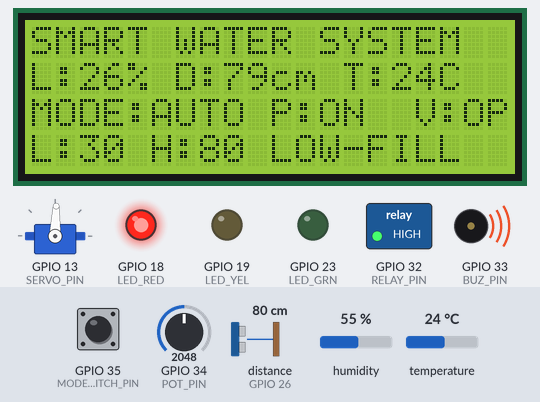
The sketch below on a simulated ESP32. On the bench: 20×4 character LCD, servo, switched loads named in the sketch (green lamp = pin HIGH), output pins drawn as LEDs (lit = HIGH), buzzer (waves = sounding). Wiring (from diagram.json): ultrasonic range finder: trigger GPIO 27; echo GPIO 26. Inputs (shaded band) come from the test bench; at power-on: distance to the obstacle (sensor on GPIO 26) 80 cm, GPIO 34 (POT_PIN) = 2048, GPIO 35 (MODE_SWITCH_PIN) LOW, humidity 55 %, temperature 24 °C. The echo pulse lasts 58.3 µs per cm; servo pulses on a pin are drawn as a servo (544–2400 µs = 0–180°); pins used as bus, display or sensor lines are not drawn.

Above: at 3.3 s.
3.4 s: distance to the obstacle (sensor on GPIO 26) set to 70 cm
At 5.3 s:
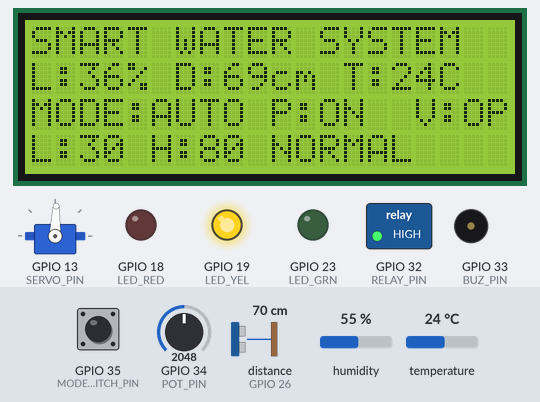
5.6 s: distance to the obstacle (sensor on GPIO 26) set to 30 cm
At 6.9 s:
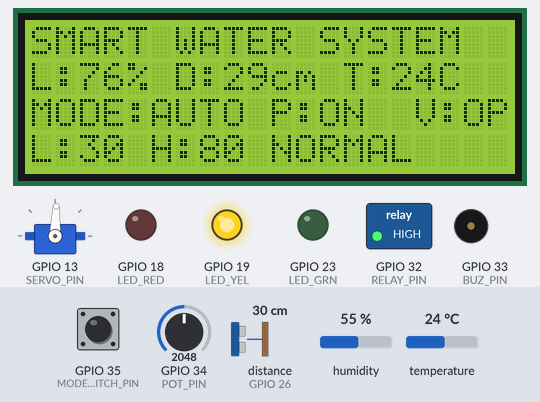
7.5 s: distance to the obstacle (sensor on GPIO 26) set to 23 cm
At 8.69 s:
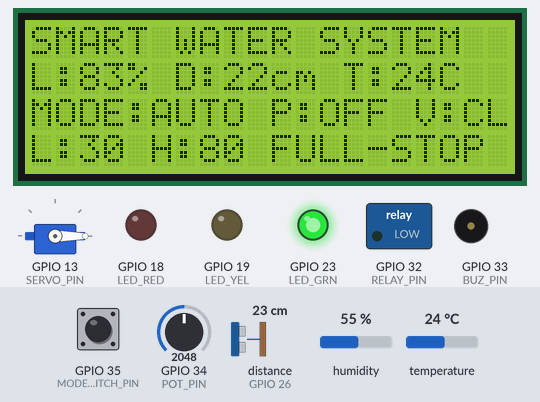
9.5 s: GPIO 34 (POT_PIN) set to 1415
At 10.46 s:
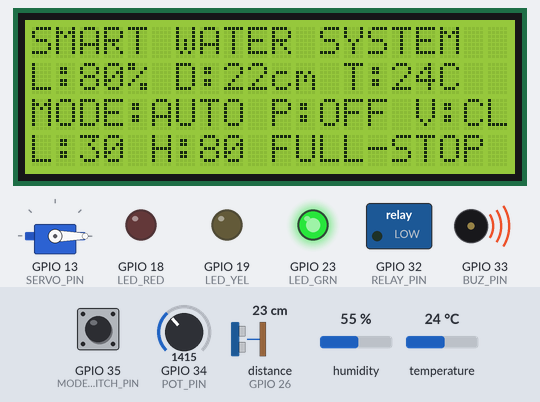
11.3 s: GPIO 34 (POT_PIN) set to 1291
At 12.2 s:
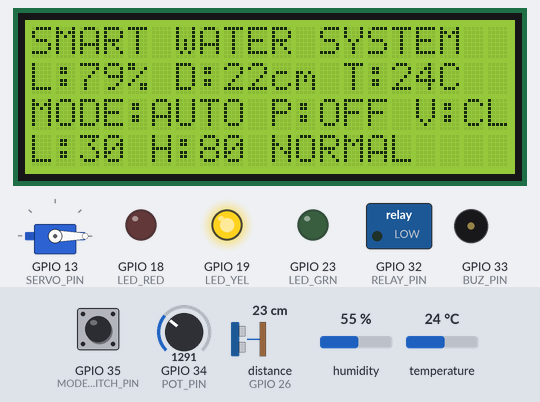
13.2 s: GPIO 35 (MODE_SWITCH_PIN) pulled HIGH for 1 s
At 14.2 s:
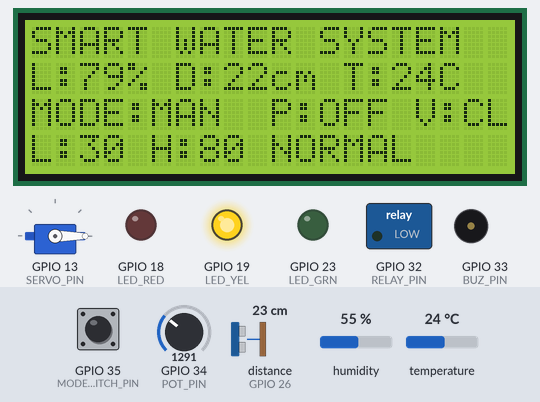
Timing chart, 0 to 16.2 s (numbered marks = the images above; inputs shaded):
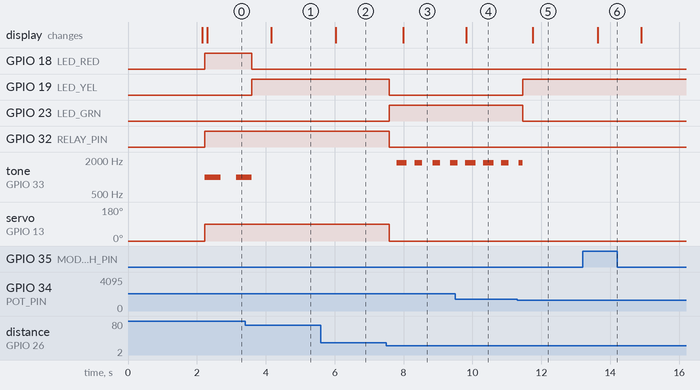

Measured:
- the behaviour switches between 76 and 75 cm on distance to the obstacle (sensor on GPIO 26) (found by bisection; images 0 and 1)
- the behaviour switches between 27 and 26 cm on distance to the obstacle (sensor on GPIO 26) (found by bisection; images 2 and 3)
- the behaviour switches between 1365 and 1364 on GPIO 34 (POT_PIN) (found by bisection; images 4 and 5)
- after the input at 3.4 s, GPIO 18 (LED_RED): HIGH → LOW after 0.19 s; GPIO 19 (LED_YEL): LOW → HIGH after 0.19 s; tone on GPIO 33 (BUZ_PIN): goes on until 3.6 s, then stays silent; the display: changes after 0.76 s (image 1)
- after the input at 5.6 s, the display: changes after 0.43 s (image 2)
- after the input at 7.5 s, GPIO 19 (LED_YEL), GPIO 32 (RELAY_PIN): HIGH → LOW after 0.08 s; GPIO 23 (LED_GRN): LOW → HIGH after 0.08 s; tone on GPIO 33 (BUZ_PIN): alternates 1800 Hz for 0.22 s and silent for 0.30 s, starting after 0.30 s; servo on GPIO 13 (SERVO_PIN): 88° → 0° after 0.08 s; the display: changes after 0.49 s (image 3)
- after the input at 9.5 s, the display: changes after 0.32 s (image 4)
- after the input at 11.3 s, GPIO 19 (LED_YEL): LOW → HIGH after 0.16 s; GPIO 23 (LED_GRN): HIGH → LOW after 0.16 s; the display: changes after 0.46 s (image 5)
- after the input at 13.2 s, the display: changes after 0.44 s (image 6)

The sketch:

sketch.ino
```cpp
#include <Wire.h>
#include <LiquidCrystal_I2C.h>
#include <DHTesp.h>
#include <Keypad.h>

// ======================================================
// SMART WATER LEVEL INDICATOR USING MICROCONTROLLER
// ESP32 + LCD + ULTRASONIC + PUMP + VALVE + ALARM
// ======================================================

// ---------------- LCD I2C ----------------
// LCD wiring:
// LCD SDA -> ESP32 D21
// LCD SCL -> ESP32 D22
#define SDA_PIN 21
#define SCL_PIN 22

LiquidCrystal_I2C lcd(0x27, 20, 4);

// ---------------- Ultrasonic Sensor ----------------
#define TRIG_PIN 27
#define ECHO_PIN 26

// ---------------- Status LEDs ----------------
// D21 and D22 are reserved for LCD I2C
#define LED_RED 18
#define LED_YEL 19
#define LED_GRN 23

// ---------------- Output Devices ----------------
#define BUZ_PIN 33
#define RELAY_PIN 32
#define SERVO_PIN 13

// ---------------- Sensors and Inputs ----------------
#define DHT_PIN 15
#define POT_PIN 34
#define MODE_SWITCH_PIN 35

// ---------------- DHT Object ----------------
DHTesp dht;

// ---------------- Keypad ----------------
const byte ROWS = 4;
const byte COLS = 4;

char keys[ROWS][COLS] = {
  {'1', '2', '3', 'A'},
  {'4', '5', '6', 'B'},
  {'7', '8', '9', 'C'},
  {'*', '0', '#', 'D'}
};

byte rowPins[ROWS] = {14, 12, 4, 16};
byte colPins[COLS] = {17, 5, 2, 25};

Keypad keypad = Keypad(makeKeymap(keys), rowPins, colPins, ROWS, COLS);

// ---------------- System Variables ----------------
int lowThreshold = 30;
int highThreshold = 80;

bool pumpState = false;
bool valveOpen = false;
bool manualMode = false;

String inputBuffer = "";

float temperature = 0.0;
float humidity = 0.0;

unsigned long lastDHTRead = 0;
unsigned long lastLCDUpdate = 0;
unsigned long lastBuzzerToggle = 0;

bool buzzerState = false;

// Full tank alarm rings only for a short time
bool fullAlarmPlayed = false;
unsigned long fullAlarmStart = 0;
const unsigned long FULL_ALARM_DURATION = 5000;

// Ultrasonic smoothing
const int SAMPLE_COUNT = 5;

// ---------------- Servo PWM Settings ----------------
// ESP32 Arduino Core 3.x syntax
#define SERVO_FREQ 50
#define SERVO_RESOLUTION 16

// ======================================================
// SETUP
// ======================================================
void setup() {
  Serial.begin(115200);

  // LCD I2C initialisation
  Wire.begin(SDA_PIN, SCL_PIN);

  lcd.init();
  lcd.backlight();
  lcd.clear();

  pinMode(TRIG_PIN, OUTPUT);
  pinMode(ECHO_PIN, INPUT);

  pinMode(LED_RED, OUTPUT);
  pinMode(LED_YEL, OUTPUT);
  pinMode(LED_GRN, OUTPUT);

  pinMode(BUZ_PIN, OUTPUT);
  pinMode(RELAY_PIN, OUTPUT);

  pinMode(MODE_SWITCH_PIN, INPUT);

  dht.setup(DHT_PIN, DHTesp::DHT22);

  // New ESP32 Arduino Core 3.x PWM syntax
  // This replaces ledcSetup() and ledcAttachPin()
  ledcAttach(SERVO_PIN, SERVO_FREQ, SERVO_RESOLUTION);

  setPump(false);
  closeValve();

  startupScreen();
}

// ======================================================
// MAIN LOOP
// ======================================================
void loop() {
  int tankDepthCM = readTankDepthFromPot();

  float distanceCM = readAverageDistanceCM();
  int level = calculateWaterLevel(distanceCM, tankDepthCM);

  manualMode = digitalRead(MODE_SWITCH_PIN);

  updateKeypad();
  readDHTSensor();

  updatePumpAndValve(level);
  updateIndicators(level);

  if (millis() - lastLCDUpdate >= 500) {
    updateLCD(level, distanceCM, tankDepthCM);
    lastLCDUpdate = millis();
  }

  delay(50);
}

// ======================================================
// TANK DEPTH CALIBRATION
// ======================================================
int readTankDepthFromPot() {
  int potValue = analogRead(POT_PIN);

  // Simulated tank depth range: 60 cm to 150 cm
  int tankDepthCM = map(potValue, 0, 4095, 60, 150);

  return tankDepthCM;
}

// ======================================================
// ULTRASONIC DISTANCE READING
// ======================================================
float readSingleDistanceCM() {
  digitalWrite(TRIG_PIN, LOW);
  delayMicroseconds(2);

  digitalWrite(TRIG_PIN, HIGH);
  delayMicroseconds(10);

  digitalWrite(TRIG_PIN, LOW);

  long duration = pulseIn(ECHO_PIN, HIGH, 30000);

  if (duration == 0) {
    return 999.0;
  }

  float distance = duration * 0.0343 / 2.0;
  return distance;
}

float readAverageDistanceCM() {
  float total = 0;
  int valid = 0;

  for (int i = 0; i < SAMPLE_COUNT; i++) {
    float d = readSingleDistanceCM();

    if (d > 0 && d < 400) {
      total += d;
      valid++;
    }

    delay(10);
  }

  if (valid == 0) {
    return 999.0;
  }

  return total / valid;
}

// ======================================================
// WATER LEVEL CALCULATION
// ======================================================
int calculateWaterLevel(float distanceCM, int tankDepthCM) {
  // When water is close to the sensor, tank is full.
  // 5 cm is treated as the full tank distance.
  const int fullDistanceCM = 5;

  int level = map((int)distanceCM, tankDepthCM, fullDistanceCM, 0, 100);
  level = constrain(level, 0, 100);

  return level;
}

// ======================================================
// DHT22 SENSOR
// ======================================================
void readDHTSensor() {
  if (millis() - lastDHTRead >= 2000) {
    TempAndHumidity data = dht.getTempAndHumidity();

    if (!isnan(data.temperature) && !isnan(data.humidity)) {
      temperature = data.temperature;
      humidity = data.humidity;
    }

    lastDHTRead = millis();
  }
}

// ======================================================
// KEYPAD FUNCTIONS
// A = Set LOW threshold
// B = Set HIGH threshold
// C = Toggle pump in manual mode
// D = Reset thresholds
// * = Clear typed number
// # = Print typed number to Serial Monitor
// ======================================================
void updateKeypad() {
  char key = keypad.getKey();

  if (!key) return;

  if (key >= '0' && key <= '9') {
    if (inputBuffer.length() < 3) {
      inputBuffer += key;
    }
  }

  else if (key == '*') {
    inputBuffer = "";
    Serial.println("Input cleared");
  }

  else if (key == '#') {
    Serial.print("Typed value: ");
    Serial.println(inputBuffer);
  }

  else if (key == 'A') {
    int value = inputBuffer.toInt();

    if (value >= 5 && value <= 70) {
      lowThreshold = value;
      Serial.print("LOW threshold set to ");
      Serial.println(lowThreshold);
    } else {
      Serial.println("Invalid LOW threshold. Use 5 to 70.");
    }

    inputBuffer = "";
  }

  else if (key == 'B') {
    int value = inputBuffer.toInt();

    if (value >= 40 && value <= 95 && value > lowThreshold) {
      highThreshold = value;
      Serial.print("HIGH threshold set to ");
      Serial.println(highThreshold);
    } else {
      Serial.println("Invalid HIGH threshold. Use 40 to 95 and greater than LOW.");
    }

    inputBuffer = "";
  }

  else if (key == 'C') {
    if (manualMode) {
      pumpState = !pumpState;

      Serial.print("Manual pump changed to ");
      Serial.println(pumpState ? "ON" : "OFF");
    } else {
      Serial.println("Switch to MANUAL mode first");
    }
  }

  else if (key == 'D') {
    lowThreshold = 30;
    highThreshold = 80;
    inputBuffer = "";

    Serial.println("Thresholds reset to LOW=30%, HIGH=80%");
  }
}

// ======================================================
// PUMP AND VALVE CONTROL
// ======================================================
void updatePumpAndValve(int level) {
  if (manualMode) {
    // In manual mode, keypad C controls pump state
    setPump(pumpState);

    if (pumpState) {
      openValve();
    } else {
      closeValve();
    }

    return;
  }

  // Automatic mode with hysteresis
  if (level <= lowThreshold) {
    pumpState = true;
  }

  if (level >= highThreshold) {
    pumpState = false;
  }

  setPump(pumpState);

  if (pumpState) {
    openValve();
  } else {
    closeValve();
  }
}

void setPump(bool state) {
  pumpState = state;
  digitalWrite(RELAY_PIN, state ? HIGH : LOW);
}

// ======================================================
// SERVO VALVE CONTROL WITHOUT ESP32Servo LIBRARY
// ======================================================
void writeServoAngle(int angle) {
  angle = constrain(angle, 0, 180);

  // Standard servo pulse range
  // 0 degrees   -> about 500 microseconds
  // 180 degrees -> about 2400 microseconds
  int pulseUS = map(angle, 0, 180, 500, 2400);

  // Servo frequency = 50 Hz
  // Period = 20,000 microseconds
  uint32_t duty = (uint32_t)((pulseUS * 65535UL) / 20000UL);

  // New ESP32 Arduino Core 3.x syntax uses pin, not channel
  ledcWrite(SERVO_PIN, duty);
}

void openValve() {
  valveOpen = true;
  writeServoAngle(90);
}

void closeValve() {
  valveOpen = false;
  writeServoAngle(0);
}

// ======================================================
// LED AND BUZZER STATUS LOGIC
// ======================================================
void updateIndicators(int level) {
  digitalWrite(LED_RED, LOW);
  digitalWrite(LED_YEL, LOW);
  digitalWrite(LED_GRN, LOW);

  // ---------------- LOW WATER ----------------
  // Red LED ON and buzzer continues warning
  if (level <= lowThreshold) {
    digitalWrite(LED_RED, HIGH);

    fullAlarmPlayed = false;

    if (millis() - lastBuzzerToggle >= 400) {
      buzzerState = !buzzerState;

      if (buzzerState) {
        tone(BUZ_PIN, 1000);
      } else {
        noTone(BUZ_PIN);
      }

      lastBuzzerToggle = millis();
    }

    return;
  }

  // ---------------- FULL TANK ----------------
  // Green LED ON. Pump OFF. Valve closed.
  // Buzzer rings for short time, then stops.
  if (level >= highThreshold) {
    digitalWrite(LED_GRN, HIGH);

    if (!fullAlarmPlayed) {
      fullAlarmStart = millis();
      fullAlarmPlayed = true;
    }

    if (millis() - fullAlarmStart <= FULL_ALARM_DURATION) {
      if (millis() - lastBuzzerToggle >= 200) {
        buzzerState = !buzzerState;

        if (buzzerState) {
          tone(BUZ_PIN, 1800);
        } else {
          noTone(BUZ_PIN);
        }

        lastBuzzerToggle = millis();
      }
    } else {
      noTone(BUZ_PIN);
    }

    return;
  }

  // ---------------- NORMAL LEVEL ----------------
  digitalWrite(LED_YEL, HIGH);
  noTone(BUZ_PIN);

  fullAlarmPlayed = false;
}

// ======================================================
// LCD DISPLAY
// ======================================================
void updateLCD(int level, float distanceCM, int tankDepthCM) {
  String line0 = "";
  String line1 = "";
  String line2 = "";
  String line3 = "";

  line0 = "SMART WATER SYSTEM";

  line1 += "L:";
  line1 += String(level);
  line1 += "% ";

  line1 += "D:";
  if (distanceCM >= 999) {
    line1 += "ERR";
  } else {
    line1 += String((int)distanceCM);
    line1 += "cm";
  }

  line1 += " T:";
  line1 += String((int)temperature);
  line1 += "C";

  line2 += manualMode ? "MODE:MAN " : "MODE:AUTO";
  line2 += " P:";
  line2 += pumpState ? "ON " : "OFF";
  line2 += " V:";
  line2 += valveOpen ? "OPN" : "CLS";

  line3 += "L:";
  line3 += String(lowThreshold);
  line3 += " H:";
  line3 += String(highThreshold);
  line3 += " ";

  if (level <= lowThreshold) {
    line3 += "LOW-FILL";
  }
  else if (level >= highThreshold) {
    line3 += "FULL-STOP";
  }
  else {
    line3 += "NORMAL";
  }

  printLCDLine(0, line0);
  printLCDLine(1, line1);
  printLCDLine(2, line2);
  printLCDLine(3, line3);
}

void printLCDLine(int row, String text) {
  lcd.setCursor(0, row);

  if (text.length() > 20) {
    text = text.substring(0, 20);
  }

  while (text.length() < 20) {
    text += " ";
  }

  lcd.print(text);
}

// ======================================================
// STARTUP SCREEN
// ======================================================
void startupScreen() {
  printLCDLine(0, "SMART WATER LEVEL");
  printLCDLine(1, "MICROCONTROLLER");
  printLCDLine(2, "PUMP VALVE ALARM");
  printLCDLine(3, "LCD I2C D21 D22");

  delay(2000);
  lcd.clear();
}
```
